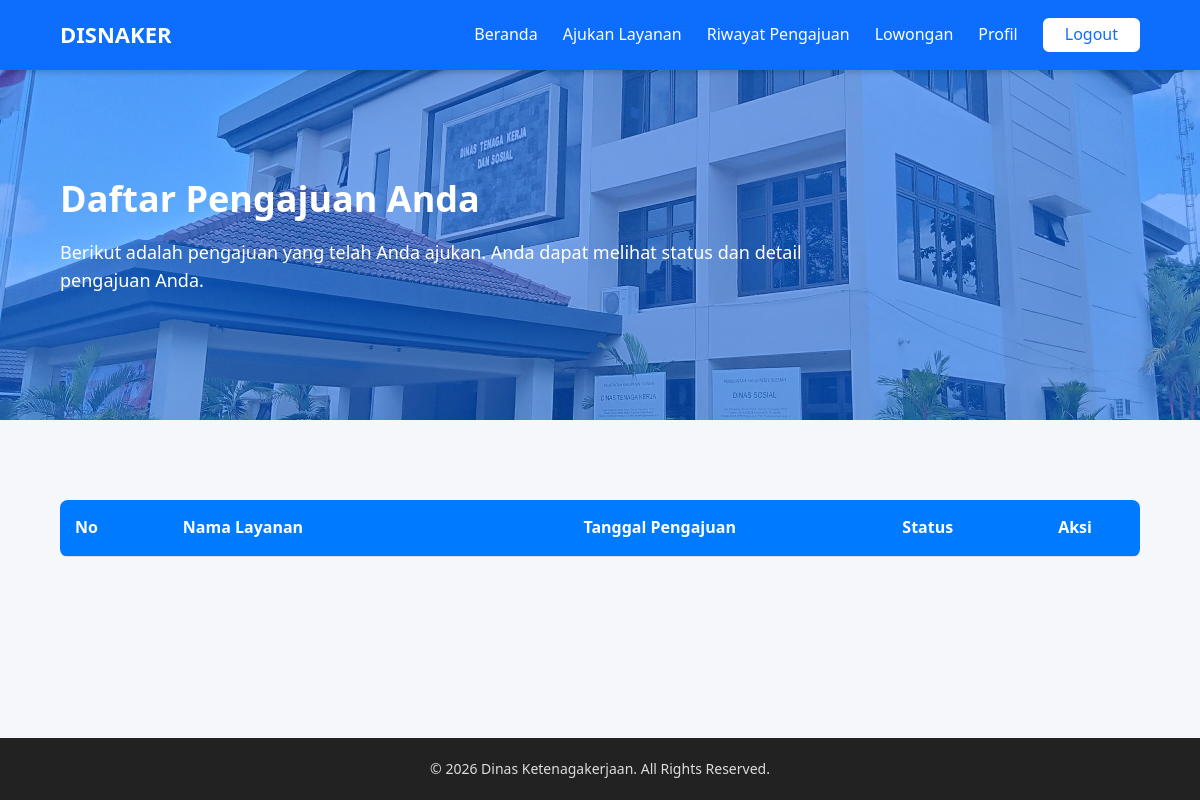
Page /user/riwayat_pengajuan.php (signed in) on the earlier database version.
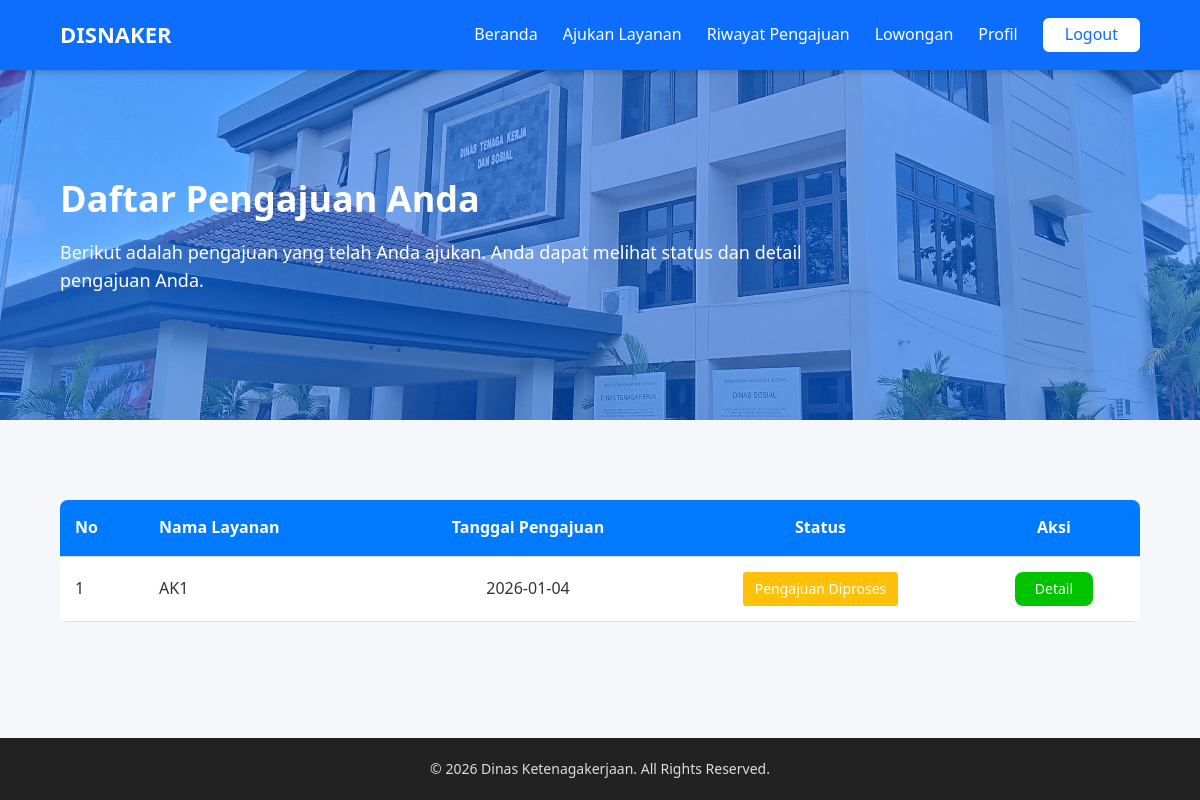
Same page on the later database version.
### tables this page shows
CREATE TABLE `pengajuan` (
  `id` int(11) NOT NULL,
  `nama_lengkap` varchar(255) NOT NULL,
  `nik` varchar(20) NOT NULL,
  `jenis_pengajuan` varchar(100) NOT NULL,
  `status` enum('baru','diproses','selesai','ditolak') DEFAULT 'baru',
  `tanggal_pengajuan` date NOT NULL DEFAULT current_timestamp()
);

### user/riwayat_pengajuan.php (the view, shortened to what this page needs)
<?php
include "../config/koneksi.php";
$user_id = $_SESSION['user_id'];
$query = "SELECT * FROM pengajuan WHERE id = '$user_id'";
$result = mysqli_query($koneksi, $query);
?>
<!DOCTYPE html>
<html lang="id">
<head>
    <link rel="stylesheet" href="../assets/css/index.css">
    <link rel="stylesheet" href="../assets/css/user.css">
</head>
<body>
    <?php include "../includes/navbar.php"; ?>
    <main class="main-content">
        <section class="hero">
            <div class="hero-content">
                <h2>Daftar Pengajuan Anda</h2>
                <p>Berikut adalah pengajuan yang telah Anda ajukan. Anda dapat melihat status dan detail pengajuan Anda.</p>
            </div>
        </section>
        <section class="section">
            <div class="container">
                <table class="detail">
                    <thead>
                        <tr>
                            <th>No</th>
                            <th>Nama Layanan</th>
                            <th style="text-align: center;">Tanggal Pengajuan</th>
                            <th style="text-align: center;">Status</th>
                            <th style="text-align: center;">Aksi</th>
                        </tr>
                    </thead>
                    <tbody>
                        <?php
                        $no = 1;
                        while ($row = mysqli_fetch_assoc($result)) {
                            ?>
                            <tr>
                                <td><?= $no++; ?></td>
                                <td><?= $row['jenis_pengajuan']; ?></td>
                                <td style="text-align: center;"><?= $row['tanggal_pengajuan']; ?></td>
                                <td style="text-align: center;">
                                    <?php
                                    $status = $row['status'];
                                    if ($status == 'baru') {
                                        echo '<span class="badge badge-new">Pengajuan Baru</span>';
                                    } elseif ($status == 'diproses') {
                                        echo '<span class="badge badge-process">Pengajuan Diproses</span>';
                                    } elseif ($status == 'selesai') {
                                        echo '<span class="badge badge-completed">Pengajuan Selesai</span>';
                                    }
                                    ?>
                                </td>
                                <td style="text-align: center;">
                                    <a href="detail_pengajuan.php?id=<?= $row['id']; ?>" class="btn-action">Detail</a>
                                </td>
                            </tr>
                        <?php } ?>
                    </tbody>
                </table>
            </div>
        </section>
    </main>
    <?php include "../includes/footer.php"; ?>
</body>
</html>

Differences in the rows shown:
added pengajuan: jenis_pengajuan "AK1", tanggal_pengajuan "2026-01-04", status "Pengajuan Diproses"
